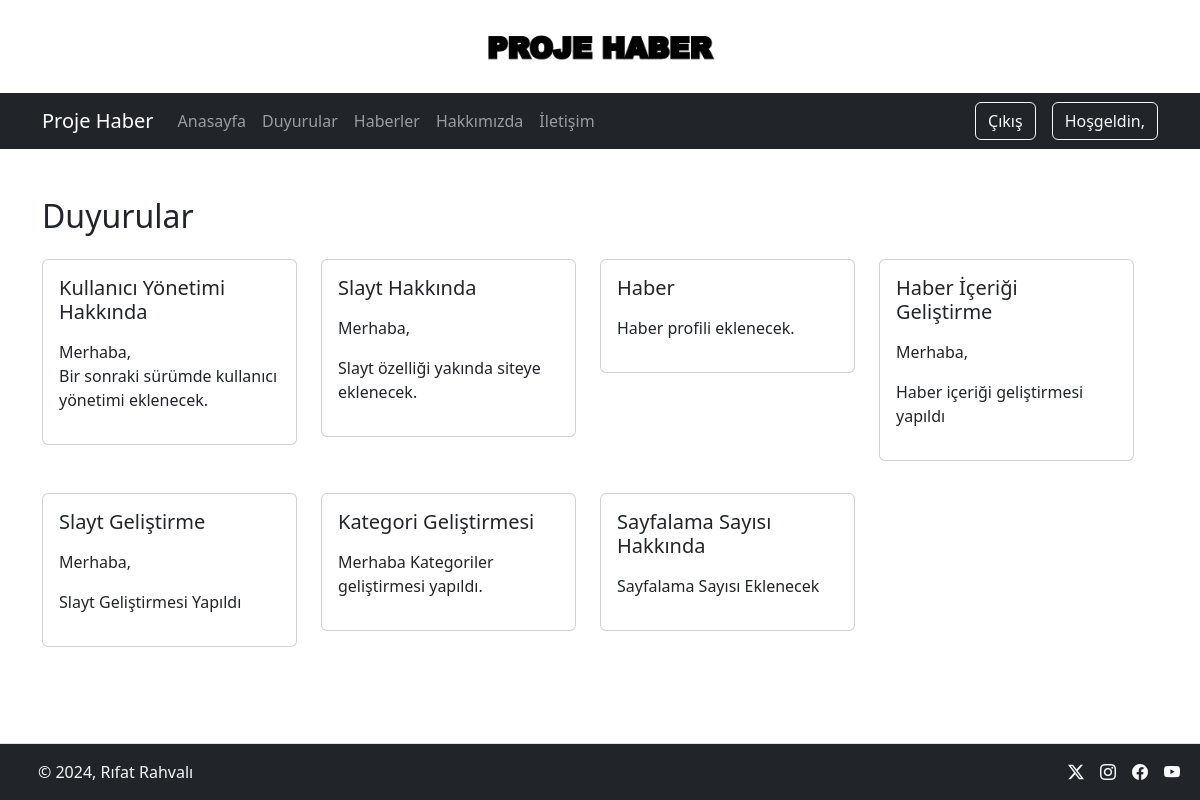
The app's page /notices/ (signed in) with its own data.
### haber/models.py (models this page shows, shortened)
class Notice(models.Model):
    title = models.CharField(max_length=200)
    content = RichTextField()
    slug = models.SlugField(max_length=200,blank=True,editable=False)

### haber/views.py (the view)
# urls.py: path("notices/",NoticesView.as_view(),name="notices"),
class NoticesView(TemplateView):
    template_name="notices.html"
    context_object_name = 'notice'
    queryset = Notice.objects.all()
    def get_context_data(self, **kwargs):
        context = super().get_context_data(**kwargs)
        context['Notices'] = Notice.objects.all()
        return context

### haber/context_processors.py (called while the page is built)
def SettingsList(request):
    context = Settings.objects.first()
    return {'setting' : context}

### templates/notices.html (shortened to what this page needs)
{% extends "base.html" %}
{% load static %}
{% block content %}
<div class="row mt-4 mb-5">
    <div class="row">
        <div class="col-md-12">
            <h2>Duyurular</h2>
        </div>
    </div>
    <div class="row">
        {% for notice in Notices %}
        <div class="col-md-3 mt-3 mb-3">
            <div class="card">
                <div class="card-body">
                    <h5 class="card-title"> {{ notice.title }} </h5>
                    <p class="card-text">
                        {{ notice.content|safe }}
                    </p>
                </div>
            </div>
        </div>
        {% endfor %}
    </div>
</div>
{% endblock content %}

### records on screen
Notice: title "Kullanıcı Yönetimi Hakkında", content "Merhaba, Bir sonraki sürümde kullanıcı yönetimi eklenecek."
Notice: title "Slayt Hakkında", content "Merhaba, Slayt özelliği yakında siteye eklenecek."
Notice: title "Haber", content "Haber profili eklenecek."
Notice: title "Haber İçeriği Geliştirme", content "Merhaba, Haber içeriği geliştirmesi yapıldı"
Notice: title "Slayt Geliştirme", content "Merhaba, Slayt Geliştirmesi Yapıldı"
Notice: title "Kategori Geliştirmesi", content "Merhaba Kategoriler geliştirmesi yapıldı."
Notice: title "Sayfalama Sayısı Hakkında", content "Sayfalama Sayısı Eklenecek"
